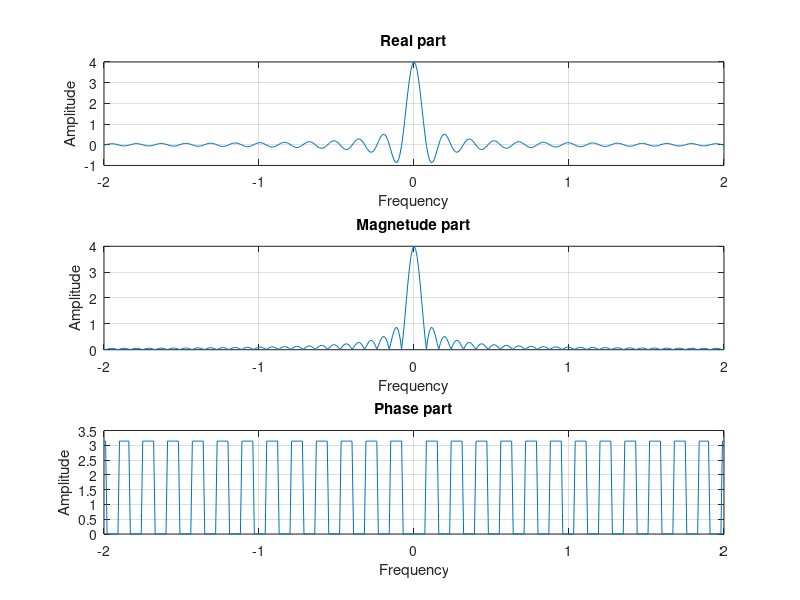

Write MATLAB code to recreate this figure.
f = -2:0.01:2;
x = 4*sinc(4*pi*f);
subplot(3,1,1);
plot(f,x);
xlabel('Frequency');
ylabel('Amplitude');
title('Real part');
grid on;
subplot(3,1,2);
plot(f,abs(x));
xlabel('Frequency');
ylabel('Amplitude');
title('Magnetude part');
grid on;
subplot(3,1,3);
plot(f,angle(x));
xlabel('Frequency');
ylabel('Amplitude');
title('Phase part');
grid on;
